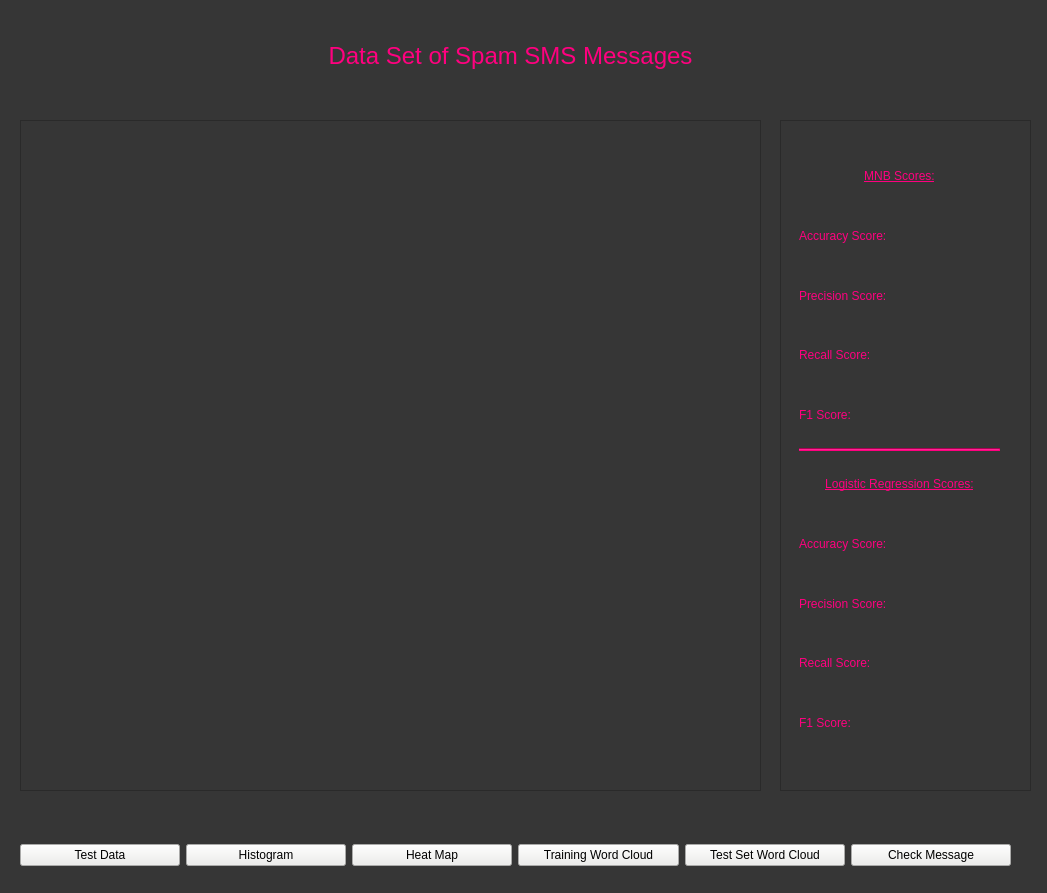
<?xml version="1.0" encoding="UTF-8"?>
<ui version="4.0">
 <class>MainWindow</class>
 <widget class="QMainWindow" name="MainWindow">
  <property name="geometry">
   <rect>
    <x>0</x>
    <y>0</y>
    <width>1047</width>
    <height>893</height>
   </rect>
  </property>
  <property name="minimumSize">
   <size>
    <width>800</width>
    <height>600</height>
   </size>
  </property>
  <property name="windowTitle">
   <string>MainWindow</string>
  </property>
  <property name="styleSheet">
   <string notr="true">background-color: rgb(54, 54, 54);</string>
  </property>
  <widget class="QWidget" name="centralwidget">
   <widget class="QStackedWidget" name="stackedWidget">
    <property name="geometry">
     <rect>
      <x>10</x>
      <y>20</y>
      <width>1021</width>
      <height>791</height>
     </rect>
    </property>
    <property name="currentIndex">
     <number>0</number>
    </property>
    <widget class="QWidget" name="data_page">
     <property name="styleSheet">
      <string notr="true"/>
     </property>
     <widget class="QLabel" name="data_set_label">
      <property name="geometry">
       <rect>
        <x>310</x>
        <y>0</y>
        <width>381</width>
        <height>71</height>
       </rect>
      </property>
      <property name="font">
       <font>
        <pointsize>18</pointsize>
       </font>
      </property>
      <property name="styleSheet">
       <string notr="true">color: #ff007f;</string>
      </property>
      <property name="text">
       <string>Data Set of Spam SMS Messages</string>
      </property>
      <property name="alignment">
       <set>Qt::AlignCenter</set>
      </property>
     </widget>
     <widget class="QFrame" name="frame">
      <property name="geometry">
       <rect>
        <x>770</x>
        <y>100</y>
        <width>251</width>
        <height>671</height>
       </rect>
      </property>
      <property name="styleSheet">
       <string notr="true"/>
      </property>
      <property name="frameShape">
       <enum>QFrame::StyledPanel</enum>
      </property>
      <property name="frameShadow">
       <enum>QFrame::Raised</enum>
      </property>
      <widget class="QWidget" name="verticalLayoutWidget">
       <property name="geometry">
        <rect>
         <x>19</x>
         <y>29</y>
         <width>201</width>
         <height>601</height>
        </rect>
       </property>
       <layout class="QVBoxLayout" name="verticalLayout">
        <item>
         <widget class="QLabel" name="label_2">
          <property name="font">
           <font>
            <underline>true</underline>
           </font>
          </property>
          <property name="styleSheet">
           <string notr="true">color: #ff007f;</string>
          </property>
          <property name="text">
           <string>MNB Scores:</string>
          </property>
          <property name="alignment">
           <set>Qt::AlignCenter</set>
          </property>
         </widget>
        </item>
        <item>
         <widget class="QLabel" name="accuracy_label">
          <property name="styleSheet">
           <string notr="true">color: #ff007f;</string>
          </property>
          <property name="text">
           <string>Accuracy Score:</string>
          </property>
          <property name="alignment">
           <set>Qt::AlignLeading|Qt::AlignLeft|Qt::AlignVCenter</set>
          </property>
         </widget>
        </item>
        <item>
         <widget class="QLabel" name="precision_label">
          <property name="styleSheet">
           <string notr="true">color: #ff007f;</string>
          </property>
          <property name="text">
           <string>Precision Score:</string>
          </property>
          <property name="alignment">
           <set>Qt::AlignLeading|Qt::AlignLeft|Qt::AlignVCenter</set>
          </property>
         </widget>
        </item>
        <item>
         <widget class="QLabel" name="recall_label">
          <property name="styleSheet">
           <string notr="true">color: #ff007f;</string>
          </property>
          <property name="text">
           <string>Recall Score:</string>
          </property>
         </widget>
        </item>
        <item>
         <widget class="QLabel" name="f1_label">
          <property name="styleSheet">
           <string notr="true">color: #ff007f;</string>
          </property>
          <property name="text">
           <string>F1 Score:</string>
          </property>
         </widget>
        </item>
        <item>
         <widget class="Line" name="line">
          <property name="autoFillBackground">
           <bool>false</bool>
          </property>
          <property name="styleSheet">
           <string notr="true">
background-color: #ff007f;</string>
          </property>
          <property name="orientation">
           <enum>Qt::Horizontal</enum>
          </property>
         </widget>
        </item>
        <item>
         <widget class="QLabel" name="label_3">
          <property name="font">
           <font>
            <underline>true</underline>
           </font>
          </property>
          <property name="styleSheet">
           <string notr="true">color: #ff007f;</string>
          </property>
          <property name="text">
           <string>Logistic Regression Scores:</string>
          </property>
          <property name="alignment">
           <set>Qt::AlignCenter</set>
          </property>
         </widget>
        </item>
        <item>
         <widget class="QLabel" name="lr_accuracy_label">
          <property name="styleSheet">
           <string notr="true">color: #ff007f;</string>
          </property>
          <property name="text">
           <string>Accuracy Score:</string>
          </property>
         </widget>
        </item>
        <item>
         <widget class="QLabel" name="lr_precision_label">
          <property name="styleSheet">
           <string notr="true">color: #ff007f;</string>
          </property>
          <property name="text">
           <string>Precision Score:</string>
          </property>
         </widget>
        </item>
        <item>
         <widget class="QLabel" name="lr_recall_label">
          <property name="styleSheet">
           <string notr="true">color: #ff007f;
</string>
          </property>
          <property name="text">
           <string>Recall Score:</string>
          </property>
         </widget>
        </item>
        <item>
         <widget class="QLabel" name="lr_f1_label">
          <property name="styleSheet">
           <string notr="true">color: #ff007f;</string>
          </property>
          <property name="text">
           <string>F1 Score:</string>
          </property>
         </widget>
        </item>
       </layout>
      </widget>
     </widget>
     <widget class="QTableView" name="data_set_table">
      <property name="geometry">
       <rect>
        <x>10</x>
        <y>100</y>
        <width>741</width>
        <height>671</height>
       </rect>
      </property>
      <property name="styleSheet">
       <string notr="true">color: #ff007f;</string>
      </property>
      <property name="sizeAdjustPolicy">
       <enum>QAbstractScrollArea::AdjustToContents</enum>
      </property>
     </widget>
    </widget>
    <widget class="QWidget" name="hist_page">
     <property name="styleSheet">
      <string notr="true"/>
     </property>
     <widget class="QLabel" name="histogram_label">
      <property name="geometry">
       <rect>
        <x>220</x>
        <y>0</y>
        <width>571</width>
        <height>71</height>
       </rect>
      </property>
      <property name="font">
       <font>
        <pointsize>18</pointsize>
       </font>
      </property>
      <property name="styleSheet">
       <string notr="true">color: #ff007f;</string>
      </property>
      <property name="text">
       <string>Histogram Data</string>
      </property>
      <property name="alignment">
       <set>Qt::AlignCenter</set>
      </property>
     </widget>
     <widget class="QWidget" name="hist_widget" native="true">
      <property name="geometry">
       <rect>
        <x>70</x>
        <y>80</y>
        <width>901</width>
        <height>701</height>
       </rect>
      </property>
     </widget>
    </widget>
    <widget class="QWidget" name="heat_page">
     <widget class="QLabel" name="heat_map_label">
      <property name="geometry">
       <rect>
        <x>340</x>
        <y>-10</y>
        <width>311</width>
        <height>81</height>
       </rect>
      </property>
      <property name="font">
       <font>
        <pointsize>18</pointsize>
       </font>
      </property>
      <property name="styleSheet">
       <string notr="true">color: #ff007f;</string>
      </property>
      <property name="text">
       <string>Heat Map of Test Data</string>
      </property>
      <property name="alignment">
       <set>Qt::AlignCenter</set>
      </property>
     </widget>
     <widget class="QWidget" name="heat_widget" native="true">
      <property name="geometry">
       <rect>
        <x>60</x>
        <y>90</y>
        <width>911</width>
        <height>691</height>
       </rect>
      </property>
     </widget>
    </widget>
    <widget class="QWidget" name="train_cloud_page">
     <widget class="QLabel" name="train_cloud_label">
      <property name="geometry">
       <rect>
        <x>250</x>
        <y>-20</y>
        <width>491</width>
        <height>81</height>
       </rect>
      </property>
      <property name="font">
       <font>
        <pointsize>18</pointsize>
       </font>
      </property>
      <property name="styleSheet">
       <string notr="true">color: #ff007f;</string>
      </property>
      <property name="text">
       <string>Training Data Set Word Cloud</string>
      </property>
      <property name="alignment">
       <set>Qt::AlignCenter</set>
      </property>
     </widget>
     <widget class="QWidget" name="train_cloud_widget" native="true">
      <property name="geometry">
       <rect>
        <x>50</x>
        <y>80</y>
        <width>911</width>
        <height>681</height>
       </rect>
      </property>
     </widget>
    </widget>
    <widget class="QWidget" name="test_cloud_page">
     <widget class="QLabel" name="test_cloud_label">
      <property name="geometry">
       <rect>
        <x>320</x>
        <y>-20</y>
        <width>381</width>
        <height>81</height>
       </rect>
      </property>
      <property name="font">
       <font>
        <pointsize>18</pointsize>
       </font>
      </property>
      <property name="styleSheet">
       <string notr="true">color: #ff007f;</string>
      </property>
      <property name="text">
       <string>Test Data Set Word Cloud</string>
      </property>
      <property name="alignment">
       <set>Qt::AlignCenter</set>
      </property>
     </widget>
     <widget class="QWidget" name="test_cloud_widget" native="true">
      <property name="geometry">
       <rect>
        <x>40</x>
        <y>90</y>
        <width>931</width>
        <height>681</height>
       </rect>
      </property>
     </widget>
    </widget>
    <widget class="QWidget" name="check_page">
     <widget class="QLabel" name="check_message_label">
      <property name="geometry">
       <rect>
        <x>300</x>
        <y>10</y>
        <width>411</width>
        <height>71</height>
       </rect>
      </property>
      <property name="font">
       <font>
        <pointsize>18</pointsize>
       </font>
      </property>
      <property name="styleSheet">
       <string notr="true">color: #ff007f;</string>
      </property>
      <property name="text">
       <string>Message Checking Tool</string>
      </property>
      <property name="alignment">
       <set>Qt::AlignCenter</set>
      </property>
     </widget>
     <widget class="QLineEdit" name="message_text_field">
      <property name="geometry">
       <rect>
        <x>80</x>
        <y>260</y>
        <width>851</width>
        <height>81</height>
       </rect>
      </property>
      <property name="styleSheet">
       <string notr="true">background-color: rgb(211, 215, 207)</string>
      </property>
     </widget>
     <widget class="QLabel" name="label">
      <property name="geometry">
       <rect>
        <x>410</x>
        <y>180</y>
        <width>191</width>
        <height>51</height>
       </rect>
      </property>
      <property name="styleSheet">
       <string notr="true">color: #ff007f;</string>
      </property>
      <property name="text">
       <string>Enter You message below:</string>
      </property>
      <property name="alignment">
       <set>Qt::AlignCenter</set>
      </property>
     </widget>
     <widget class="QPushButton" name="check_message_button">
      <property name="geometry">
       <rect>
        <x>420</x>
        <y>380</y>
        <width>171</width>
        <height>81</height>
       </rect>
      </property>
      <property name="styleSheet">
       <string notr="true">background-color: rgb(211, 215, 207);</string>
      </property>
      <property name="text">
       <string>Spam check!</string>
      </property>
     </widget>
     <widget class="QLabel" name="result_label">
      <property name="geometry">
       <rect>
        <x>170</x>
        <y>560</y>
        <width>691</width>
        <height>81</height>
       </rect>
      </property>
      <property name="font">
       <font>
        <pointsize>18</pointsize>
       </font>
      </property>
      <property name="styleSheet">
       <string notr="true">color: #ff007f;</string>
      </property>
      <property name="text">
       <string>Your result will show up here as either &quot;Spam&quot; or &quot;Ham&quot;</string>
      </property>
      <property name="alignment">
       <set>Qt::AlignCenter</set>
      </property>
     </widget>
    </widget>
   </widget>
   <widget class="QWidget" name="horizontalLayoutWidget">
    <property name="geometry">
     <rect>
      <x>20</x>
      <y>830</y>
      <width>991</width>
      <height>51</height>
     </rect>
    </property>
    <layout class="QHBoxLayout" name="horizontalLayout">
     <item>
      <widget class="QPushButton" name="data_button">
       <property name="styleSheet">
        <string notr="true">background-color: rgb(238, 238, 236);</string>
       </property>
       <property name="text">
        <string>Test Data</string>
       </property>
      </widget>
     </item>
     <item>
      <widget class="QPushButton" name="hist_button">
       <property name="styleSheet">
        <string notr="true">background-color: rgb(238, 238, 236);</string>
       </property>
       <property name="text">
        <string>Histogram</string>
       </property>
      </widget>
     </item>
     <item>
      <widget class="QPushButton" name="heat_button">
       <property name="styleSheet">
        <string notr="true">background-color: rgb(238, 238, 236);</string>
       </property>
       <property name="text">
        <string>Heat Map</string>
       </property>
      </widget>
     </item>
     <item>
      <widget class="QPushButton" name="train_cloud_button">
       <property name="styleSheet">
        <string notr="true">background-color: rgb(238, 238, 236);</string>
       </property>
       <property name="text">
        <string>Training Word Cloud</string>
       </property>
      </widget>
     </item>
     <item>
      <widget class="QPushButton" name="test_cloud_button">
       <property name="styleSheet">
        <string notr="true">background-color: rgb(238, 238, 236);</string>
       </property>
       <property name="text">
        <string>Test Set Word Cloud</string>
       </property>
      </widget>
     </item>
     <item>
      <widget class="QPushButton" name="check_button">
       <property name="styleSheet">
        <string notr="true">background-color: rgb(238, 238, 236);</string>
       </property>
       <property name="text">
        <string>Check Message</string>
       </property>
      </widget>
     </item>
    </layout>
   </widget>
  </widget>
 </widget>
 <resources/>
 <connections/>
</ui>
